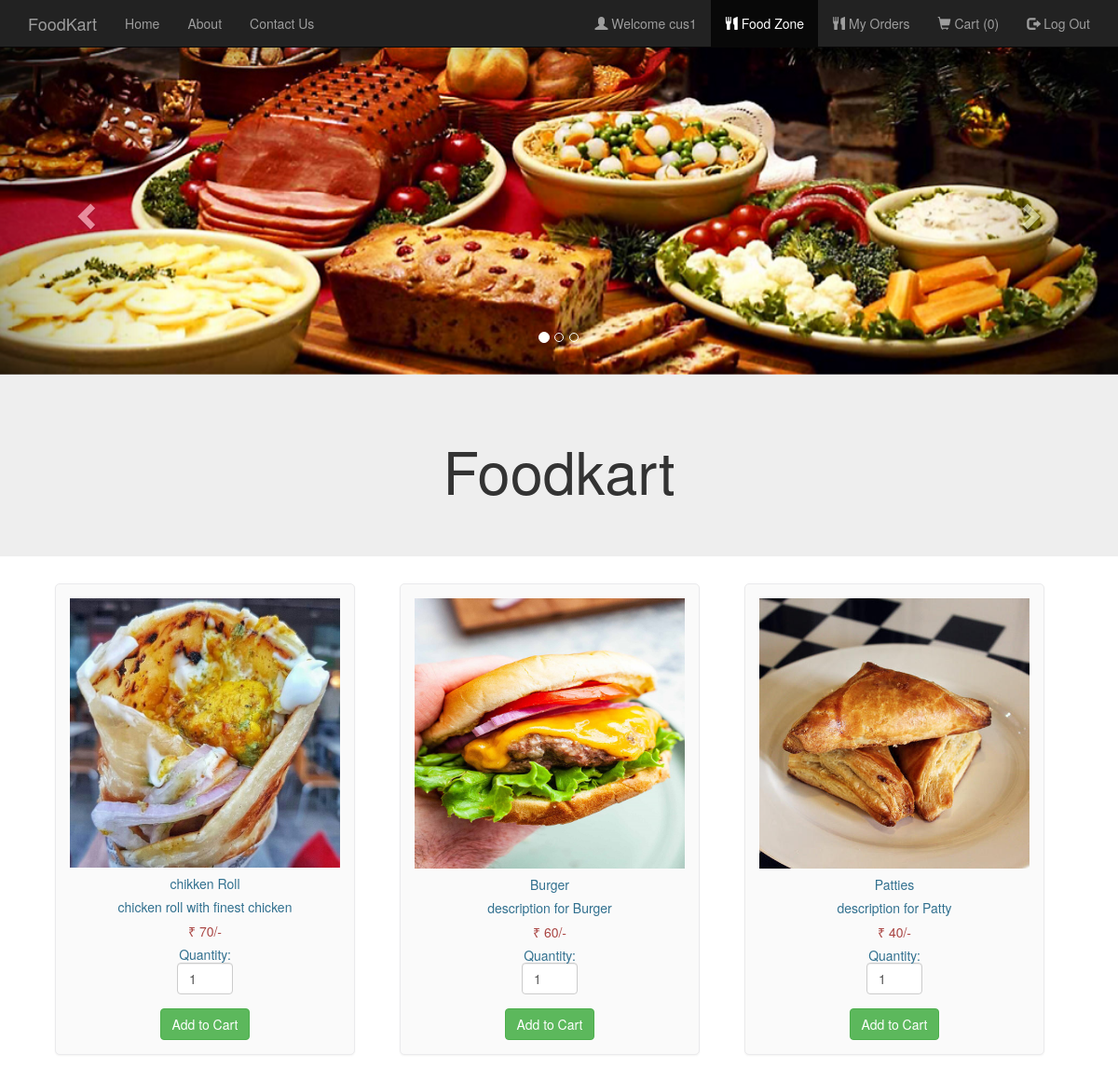
The page /foodlist.php (signed in) on the database its author committed.
### tables this page shows
CREATE TABLE `food` (
  `F_ID` int(30) NOT NULL,
  `name` varchar(30) NOT NULL,
  `price` int(30) NOT NULL,
  `description` varchar(200) NOT NULL,
  `R_ID` int(30) NOT NULL,
  `images_path` varchar(200) NOT NULL
);

### foodlist.php (the view, shortened to what this page needs)
<html>
  <head>
  </head>
  <link rel="stylesheet" type = "text/css" href ="css/foodlist.css">
  <link rel="stylesheet" type = "text/css" href ="css/bootstrap.min.css">
  <body>
    <nav class="navbar navbar-inverse navbar-fixed-top navigation-clean-search" role="navigation">
      <div class="container">
        <div class="navbar-header">
          <a class="navbar-brand" href="index.php">FoodKart</a>
        </div>
        <div class="collapse navbar-collapse " id="myNavbar">
          <ul class="nav navbar-nav">
            <li><a href="index.php">Home</a></li>
            <li><a href="aboutus.php">About</a></li>
            <li><a href="contactus.php">Contact Us</a></li>
          </ul>
<?php
if(isset($_SESSION['login_user1'])){
?>
          <ul class="nav navbar-nav navbar-right">
            <li><a href="#"><span class="glyphicon glyphicon-user"></span> Welcome <?php echo $_SESSION['login_user1']; ?> </a></li>
            <li><a href="myrestaurant.php">MANAGER CONTROL PANEL</a></li>
            <li><a href="logout_m.php"><span class="glyphicon glyphicon-log-out"></span> Log Out </a></li>
          </ul>
<?php
}
else if (isset($_SESSION['login_user2'])) {
  ?>
           <ul class="nav navbar-nav navbar-right">
            <li><a href="#"><span class="glyphicon glyphicon-user"></span> Welcome <?php echo $_SESSION['login_user2']; ?> </a></li>
            <li class="active" ><a href="foodlist.php"><span class="glyphicon glyphicon-cutlery"></span> Food Zone </a></li>
             <li ><a href="myorders.php"><span class="glyphicon glyphicon-cutlery"></span> My Orders </a></li>
            <li><a href="cart.php"><span class="glyphicon glyphicon-shopping-cart"></span> Cart  (<?php
              if(isset($_SESSION["cart"])){
              $count = count($_SESSION["cart"]);
              echo "$count";
            }
              else
                echo "0";
              ?>) </a></li>
            <li><a href="logout_u.php"><span class="glyphicon glyphicon-log-out"></span> Log Out </a></li>
          </ul>
<?php
}
?>
        </div>
      </div>
    </nav>
    <div id="myCarousel" class="carousel slide" data-ride="carousel">
    <ol class="carousel-indicators">
      <li data-target="#myCarousel" data-slide-to="0" class="active"></li>
      <li data-target="#myCarousel" data-slide-to="1"></li>
      <li data-target="#myCarousel" data-slide-to="2"></li>
    </ol>
    <div class="carousel-inner">
      <div class="item active">
      <img src="images/slide002.jpg" style="width:100%;">
      <div class="carousel-caption">
      </div>
      </div>
    </div>
    <a class="left carousel-control" href="#myCarousel" data-slide="prev">
      <span class="glyphicon glyphicon-chevron-left"></span>
    </a>
    <a class="right carousel-control" href="#myCarousel" data-slide="next">
      <span class="glyphicon glyphicon-chevron-right"></span>
    </a>
    </div>
<div class="jumbotron">
  <div class="container text-center">
    <h1>Foodkart</h1>
  </div>
</div>
<div class="container" style="width:95%;">
<?php
$conn = Connect();
$sql = "SELECT * FROM FOOD ORDER BY F_ID";
$result = mysqli_query($conn, $sql);
if (mysqli_num_rows($result) > 0)
{
  while($row = mysqli_fetch_assoc($result)){
?>
<div class="col-md-4">
<form method="post" action="cart.php?action=add&id=<?php echo $row["F_ID"]; ?>">
<div class="mypanel" align="center";>
<img src="<?php echo $row["images_path"]; ?>" class="img-responsive">
<h5 class="text-info"><?php echo $row["name"]; ?></h5>
<h5 class="text-info"><?php echo $row["description"]; ?></h5>
<h5 class="text-danger">&#8377; <?php echo $row["price"]; ?>/-</h5>
<h5 class="text-info">Quantity: <input type="number" min="1" max="25" name="quantity" class="form-control" value="1" style="width: 60px;"> </h5>
<input type="submit" name="add" style="margin-top:5px;" class="btn btn-success" value="Add to Cart">
</div>
</form>
</div>
<?php
}
}
?>
</div>
</body>
</html>

### css/foodlist.css (style rules this page uses)
body,html { height: 100%; }
body { padding-top: 50px; background-image: url('bgimg1.jpg'); background-repeat: repeat; background-size: cover; background-position: center; }
.mypanel { border: 1px solid #eaeaec; margin: -1px 19px 3px -1px; box-shadow: 0 1px 2px rgba(0,0,0,0.05); background-color: #FAFAFA; padding:15px; border-radius: 5px; }
input { border: 5px solid white; }

### rows shown on the page
food: images_path (picture), name "chikken Roll", description "chicken roll with finest chicken", price "70"
food: images_path (picture), name "Burger", description "description for Burger", price "60"
food: images_path (picture), name "Patties", description "description for Patty", price "40"

### other values the page prints
$_SESSION['login_user2'] "cus1"
